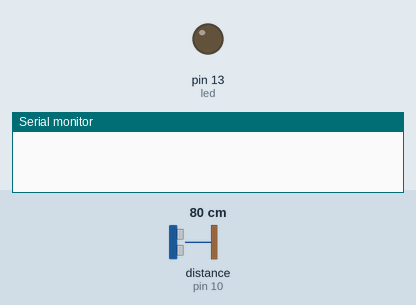
This sketch was run on a simulated Arduino Uno, built with avr-gcc and run on an emulated ATmega328P. Parts: output pins drawn as LEDs (lit = HIGH), the last lines printed to the serial monitor. Wiring (inferred from the names in the program): ultrasonic range finder: trigger pin 9; echo pin 10. The test bench sets the inputs (shaded band); at power-on: distance to the obstacle (sensor on pin 10) 80 cm. The echo pulse lasts 58.3 µs per cm; pins used as bus, display or sensor lines are not drawn.

Above: at 1.2 s.
1.3 s: distance to the obstacle (sensor on pin 10) set to 53 cm
2.8 s: distance to the obstacle (sensor on pin 10) set to 48 cm
At 3.5 s:
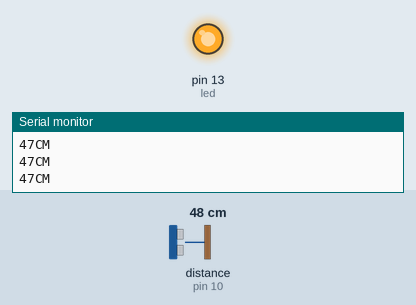
4.3 s: distance to the obstacle (sensor on pin 10) set to 60 cm
At 4.9 s:
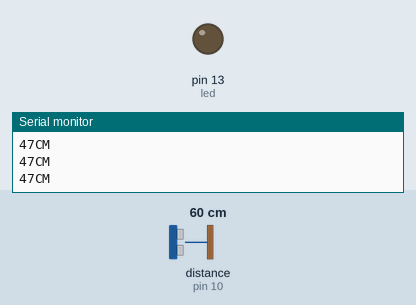
5.8 s: distance to the obstacle (sensor on pin 10) set to 9 cm
At 7.1 s:
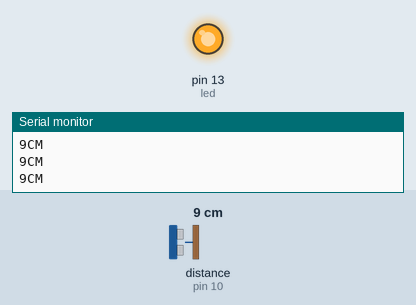
Timing chart, 0 to 8.3 s (numbered marks = the images above; inputs shaded):
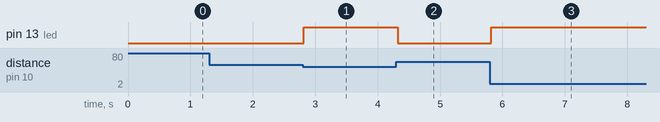

The sketch:

ultrasonic-sensor.ino
```cpp
int trigpin=9;
int echopin=10;
int led=13;


void setup() {
  Serial.begin(9600);
  pinMode(led,OUTPUT);
  pinMode(trigpin,OUTPUT);
  pinMode(echopin,INPUT);

}

void loop() {
  long duration, distance, inches, cm;
  digitalWrite(trigpin, HIGH);
  delayMicroseconds(5);
  digitalWrite(trigpin, LOW);
  delayMicroseconds(3);
  duration=pulseIn(echopin, HIGH);
  distance=(duration*0.034/2);

  delay(10);

  if(distance<50)
  {
    digitalWrite(led, HIGH);
    Serial.print(distance);
  Serial.println("CM");

  }
  else
  {
    digitalWrite(led, LOW);
  }

}
```

Measured:
- the behaviour switches between 51 and 50 cm on distance to the obstacle (sensor on pin 10) (found by bisection; images 0 and 1)
- after the input at 1.3 s, every drawn part: stays the same
- after the input at 2.8 s, pin 13 (led): LOW → HIGH at once
- after the input at 4.3 s, pin 13 (led): HIGH → LOW at once
- after the input at 5.8 s, pin 13 (led): LOW → HIGH at once
